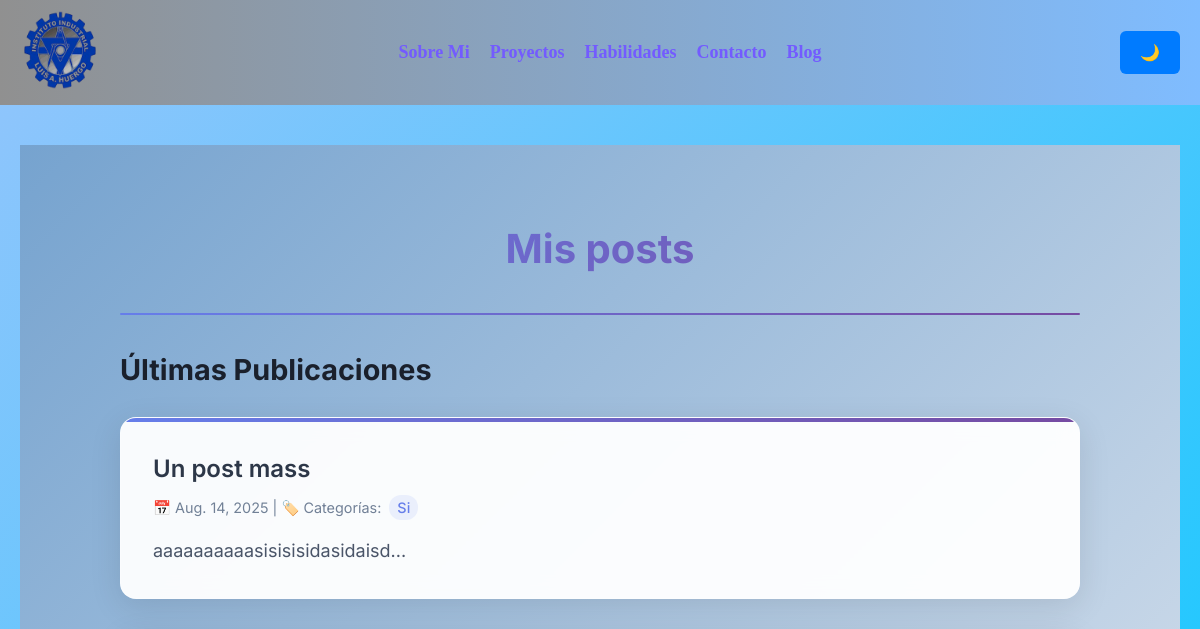
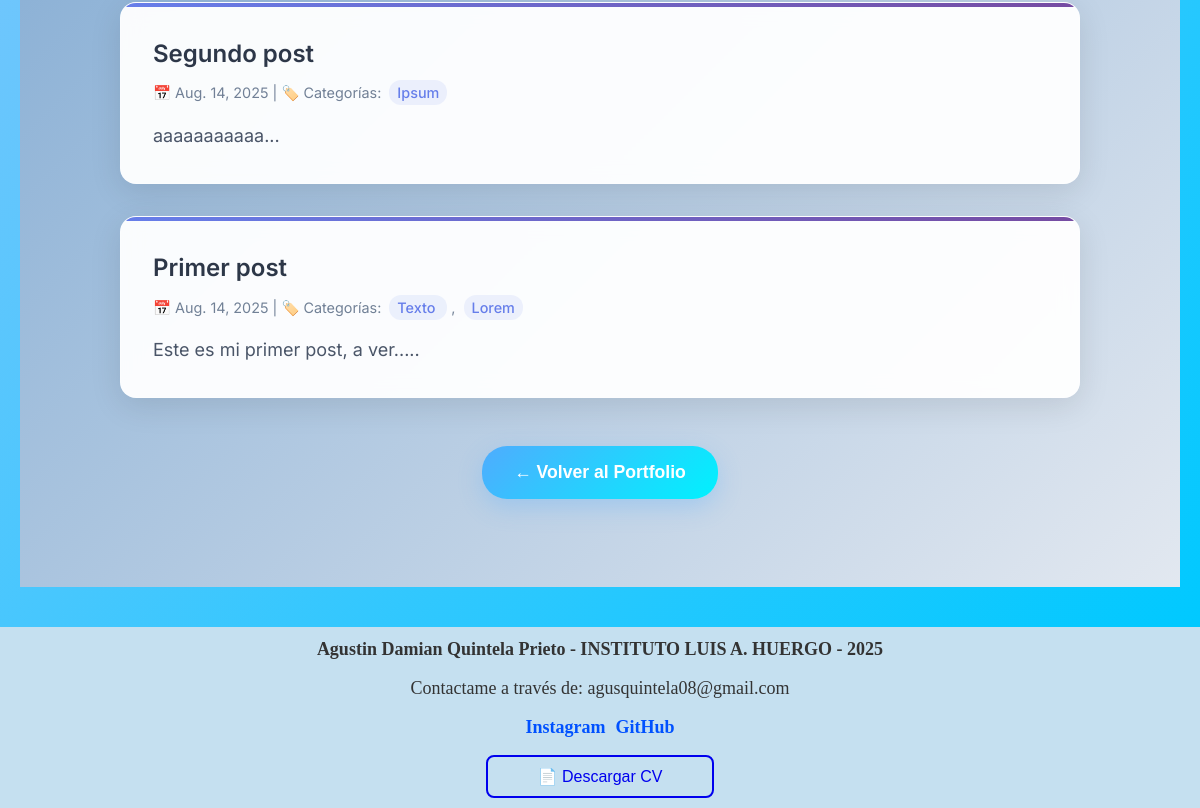
/blog/, run on an earlier commit of the app's database (2 pictures, top to bottom).
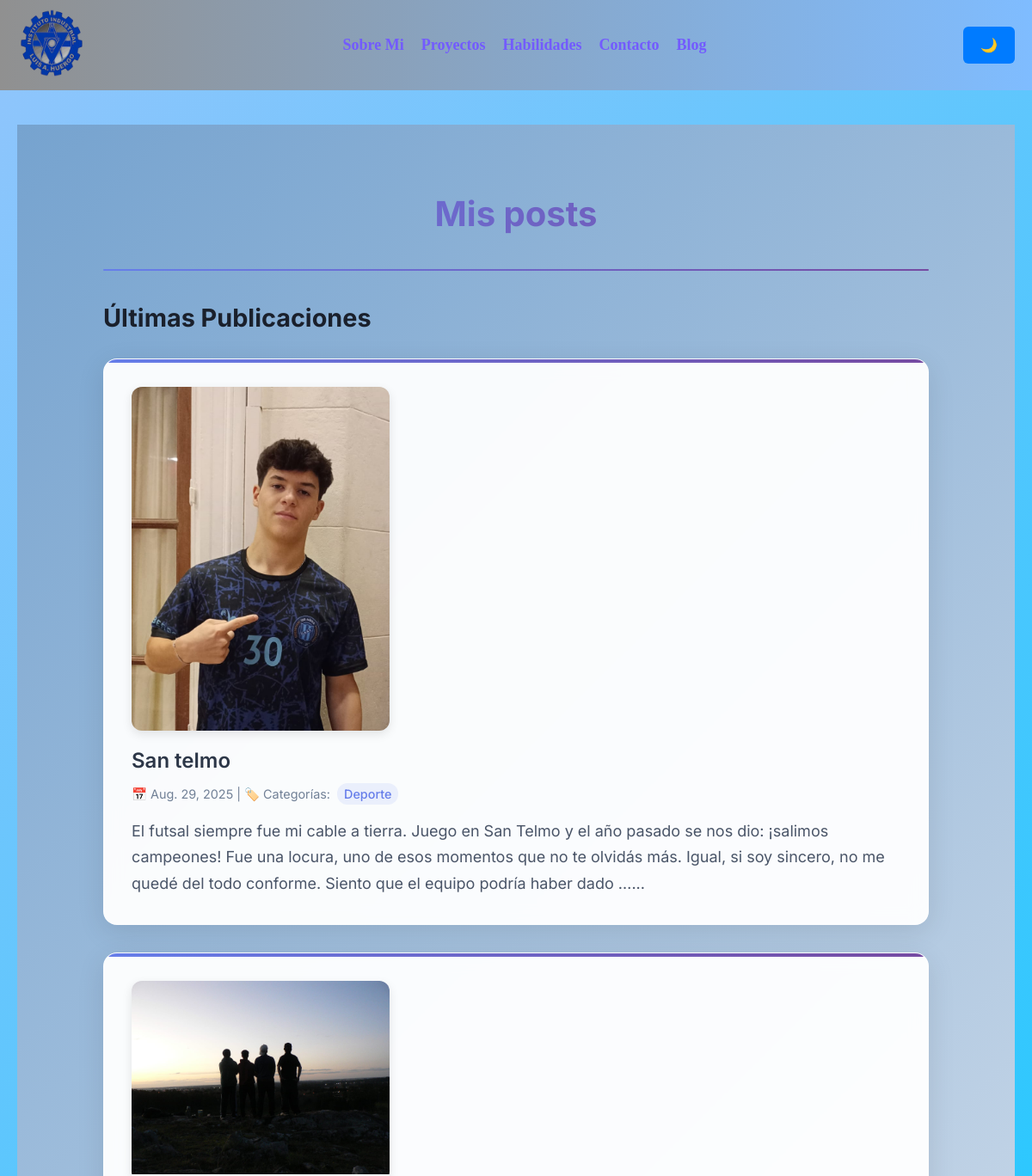
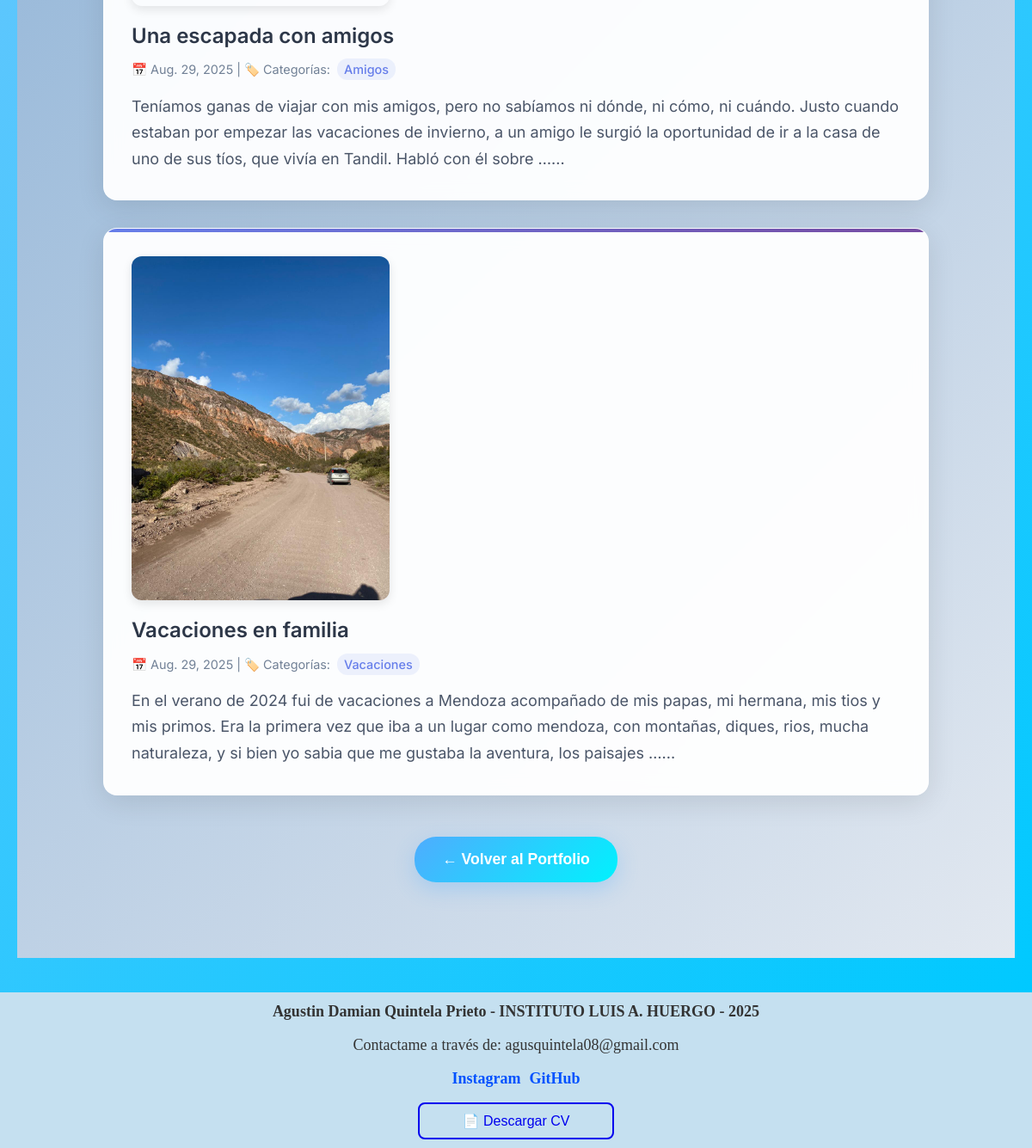
And on a later commit of the database (2 pictures, top to bottom).
### blog/models.py (models this page shows, shortened)
class Post(models.Model):
    title = models.CharField(max_length=255)
    body = models.TextField()
    created_on = models.DateTimeField(auto_now_add=True)
    last_modified = models.DateTimeField(auto_now=True)
    categories = models.ManyToManyField("Category", related_name="posts")
    portada = models.ImageField(upload_to="portadas/", blank=True, null=True)

class Category(models.Model):
    name = models.CharField(max_length=30)
    class Meta:
        verbose_name_plural = "categories"

### blog/views.py (the view)
# urls.py: path("", views.index, name="index"),
def index(request):
    posts = Post.objects.all().order_by("-created_on")
    context = {
        "posts": posts,
    }
    return render(request, "blog/index.html", context)

### blog/templates/blog/index.html (shortened to what this page needs)
{% extends "base.html" %}
{% load static %}
{% block content %}
<div class="blog-container">
    <div class="container">
        <h1>Mis posts</h1>
        <hr>
        <h2>Últimas Publicaciones</h2>
        {% for post in posts %}
            <article class="post">
            {% if post.portada %}
            <div class="post-portada">
                <img src="{{ post.portada.url }}" alt="Portada de {{ post.title }}">
            </div>
            {% endif %}
                <a href="{% url 'blog:detail' post.pk %}">{{ post.title }}</a>
                <small>
                    📅 {{ post.created_on.date }} |
                    {% if post.categories.all %}
                        🏷️ Categorías:
                        {% for category in post.categories.all %}
                            <a href="{% url 'blog:category' category.name %}">
                                {{ category.name }}
                            </a>
                            {% if not forloop.last %}, {% endif %}
                        {% endfor %}
                    {% else %}
                        🏷️ Sin categorías
                    {% endif %}
                </small>
                <p>{{ post.body|truncatewords:50 }}...</p>
            </article>
        {% empty %}
            <div class="no-posts">
                <p>✨ No hay publicaciones todavía. ¡Pronto habrá contenido interesante!</p>
            </div>
        {% endfor %}
        <div class="volver-portfolio">
            <a href="{% url 'portfolio:index' %}">
                <button>← Volver al Portfolio</button>
            </a>
        </div>
    </div>
</div>
{% endblock %}

### templates/base.html (shortened to what this page needs)
{% load static %}
<!DOCTYPE html>
<html lang="es">
<head>
    <link rel="stylesheet" href="{% static 'portfolio/css/styles.css' %}">
</head>
<body>
    <header>
        <nav class="navbar">
            <div class="logo">
                <img src="{% static 'portfolio/assets/logo.png' %}" alt="Logo" width="80" height="80">
            </div>
            <ul class="nav-section">
                <li><a href="{% url 'portfolio:index' %}#sobremi">Sobre Mi</a></li>
                <li><a href="{% url 'portfolio:index' %}#proyectos">Proyectos</a></li>
                <li><a href="{% url 'portfolio:index' %}#habilidades">Habilidades</a></li>
                <li><a href="{% url 'portfolio:index' %}#contacto">Contacto</a></li>
                <li><a href="{% url 'blog:index' %}">Blog</a></li>
            </ul>
            <button id="modoOscuroBtn">🌙</button>
        </nav>
    </header>
    <main>
        {% block content %}{% endblock %}
    </main>
    <footer>
        <p class="personal">Agustin Damian Quintela Prieto - INSTITUTO LUIS A. HUERGO - 2025</p>
        <p>Contactame a través de: agusquintela08@gmail.com</p>
        <ul class="redes">
            <li><a href="https://www.instagram.com/agus.quintela_/?next=%2F">Instagram</a></li>
            <li><a href="https://github.com/AgusQuinte">GitHub</a></li>
        </ul>
        <a href="{% static 'portfolio/assets/cv.webp' %}" download="CV-Agustin-Quintela.pdf">
            <button class="boton-cv">📄 Descargar CV</button>
        </a>
    </footer>
</body>
</html>

What changed in the data, as far as the page shows it:
removed Post: title "Un post mass", created_on "Aug. 14, 2025", body "aaaaaaaaaasisisisidasidaisd"
removed Category: name "Si", shown under "Un post mass"
removed Post: title "Segundo post", created_on "Aug. 14, 2025", body "aaaaaaaaaaa"
removed Category: name "Ipsum", shown under "Segundo post"
removed Post: title "Primer post", created_on "Aug. 14, 2025", body "Este es mi primer post, a ver.."
removed Category: name "Texto", shown under "Primer post"
removed Category: name "Lorem", shown under "Primer post"
added Post: portada (picture), title "San telmo", created_on "Aug. 29, 2025", body "El futsal siempre fue mi cable a tierra. Juego en San Telmo y el año pasado se nos dio: ¡salimos campeones! Fue una locura, uno de esos momentos que no te olvidás más. Igual, si soy sincero, no me quedé del todo conforme. Siento que el equipo podría haber dado …"
added Category: name "Deporte", shown under "San telmo"
added Post: portada (picture), title "Una escapada con amigos", created_on "Aug. 29, 2025", body "Teníamos ganas de viajar con mis amigos, pero no sabíamos ni dónde, ni cómo, ni cuándo. Justo cuando estaban por empezar las vacaciones de invierno, a un amigo le surgió la oportunidad de ir a la casa de uno de sus tíos, que vivía en Tandil. Habló con él sobre …"
added Category: name "Amigos", shown under "Una escapada con amigos"
added Post: portada (picture), title "Vacaciones en familia", created_on "Aug. 29, 2025", body "En el verano de 2024 fui de vacaciones a Mendoza acompañado de mis papas, mi hermana, mis tios y mis primos. Era la primera vez que iba a un lugar como mendoza, con montañas, diques, rios, mucha naturaleza, y si bien yo sabia que me gustaba la aventura, los paisajes …"
added Category: name "Vacaciones", shown under "Vacaciones en familia"
